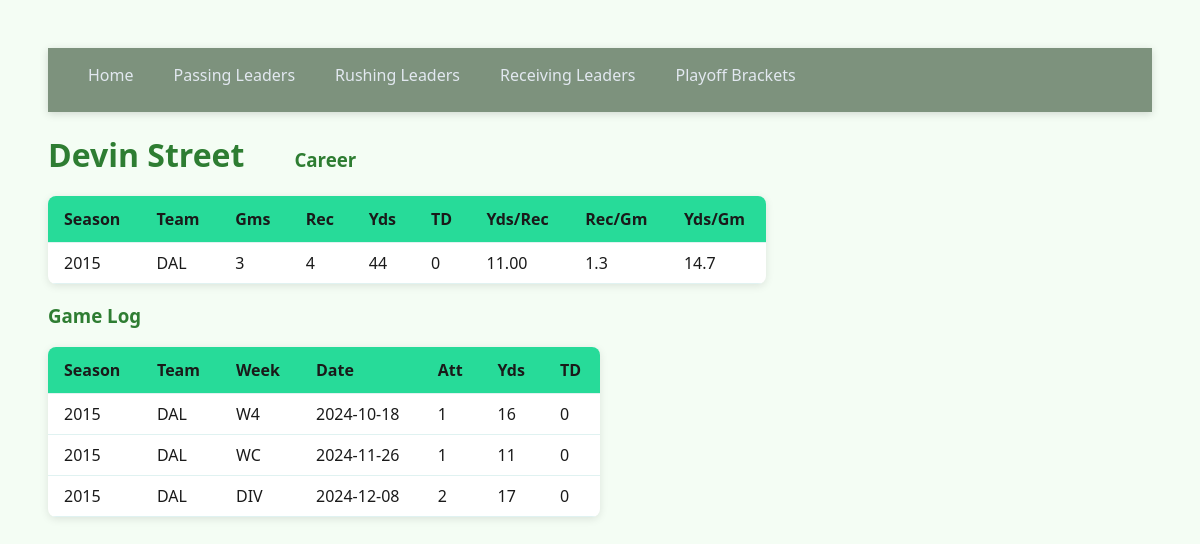
Page /api/playerPageRec.php?playerid=338 on the committed database.
### tables this page shows
CREATE TABLE `player` (
  `Player_ID` smallint(6) NOT NULL,
  `Player_Name` varchar(100) DEFAULT NULL,
  PRIMARY KEY (`Player_ID`)
);

CREATE TABLE `rec_statline` (
  `Rec_Stat_ID` smallint(6) NOT NULL,
  `Player_ID` smallint(6) NOT NULL,
  `Game_ID` smallint(6) NOT NULL,
  `Team_ID` smallint(6) NOT NULL,
  `Pos_ID` smallint(6) NOT NULL,
  `Rec` smallint(6) DEFAULT NULL,
  `Yds` smallint(6) DEFAULT NULL,
  `TD` smallint(6) DEFAULT NULL,
  PRIMARY KEY (`Rec_Stat_ID`),
  KEY `Player_ID` (`Player_ID`),
  KEY `Game_ID` (`Game_ID`),
  KEY `Team_ID` (`Team_ID`),
  KEY `Pos_ID` (`Pos_ID`),
  CONSTRAINT `rec_statline_ibfk_1` FOREIGN KEY (`Player_ID`) REFERENCES `player` (`Player_ID`),
  CONSTRAINT `rec_statline_ibfk_2` FOREIGN KEY (`Game_ID`) REFERENCES `game` (`Game_ID`),
  CONSTRAINT `rec_statline_ibfk_3` FOREIGN KEY (`Team_ID`) REFERENCES `team` (`Team_ID`),
  CONSTRAINT `rec_statline_ibfk_4` FOREIGN KEY (`Pos_ID`) REFERENCES `pos` (`Pos_ID`)
);

CREATE TABLE `game` (
  `Game_ID` smallint(6) NOT NULL,
  `Away_Team_ID` smallint(6) NOT NULL,
  `Home_Team_ID` smallint(6) NOT NULL,
  `Away_Seed` varchar(10) DEFAULT NULL,
  `Home_Seed` varchar(10) DEFAULT NULL,
  `Season` smallint(6) DEFAULT NULL,
  `Week_Round` varchar(3) DEFAULT NULL,
  `Game_Date` date DEFAULT NULL,
  `Away_Score` smallint(6) DEFAULT NULL,
  `Home_Score` smallint(6) DEFAULT NULL,
  PRIMARY KEY (`Game_ID`),
  KEY `Away_Team_ID` (`Away_Team_ID`),
  KEY `Home_Team_ID` (`Home_Team_ID`),
  CONSTRAINT `game_ibfk_1` FOREIGN KEY (`Away_Team_ID`) REFERENCES `team` (`Team_ID`),
  CONSTRAINT `game_ibfk_2` FOREIGN KEY (`Home_Team_ID`) REFERENCES `team` (`Team_ID`)
);

CREATE TABLE `team` (
  `Team_ID` smallint(6) NOT NULL,
  `Team_Name` varchar(50) DEFAULT NULL,
  `Abbr` varchar(3) DEFAULT NULL,
  `Short` varchar(50) DEFAULT NULL,
  PRIMARY KEY (`Team_ID`)
);

### api/playerPageRec.php (the view, shortened to what this page needs)
<!DOCTYPE html>
<html>
<head>
<link rel="stylesheet" href="../mystyle.css">
</head>
<body>
<?php
require 'databaseConnect.php';
if (isset($_GET['playerid'])) {
    $playerid = $_GET['playerid'];
}
$sql = "SELECT Player_Name
    FROM player
    WHERE Player_ID = $playerid;";
$result = $conn->query($sql);
if ($result->num_rows > 0) {
    while($row = $result->fetch_assoc()) {
        $playername =  $row["Player_Name"];
    }
} else {
    echo "0 results";
}
?>
<nav class="navbar">
    <ul class="nav-links">
        <li><a href="../home.html">Home</a></li>
        <li><a href="/api/passingLeaders.php">Passing Leaders</a></li>
        <li><a href="/api/rushingLeaders.php">Rushing Leaders</a></li>
        <li><a href="/api/receivingLeaders.php">Receiving Leaders</a></li>
        <li><a href="/api/bracket.php">Playoff Brackets</a></li>
    </ul>
</nav>
<div class="header-container">
    <h1><?php echo $playername?></h1>
    <h3>Career</h3>
</div>
    <table class="player-years">
        <tr>
            <th>Season</th>
            <th>Team</th>
            <th>Gms</th>
            <th>Rec</th>
            <th>Yds</th>
            <th>TD</th>
            <th>Yds/Rec</th>
            <th>Rec/Gm</th>
            <th>Yds/Gm</th>
        </tr>
<?php
$sql = "SELECT game.Season, GROUP_CONCAT(DISTINCT team.Abbr SEPARATOR ', ') AS Teams,
    COUNT(*) as Gms, SUM(Rec), SUM(Yds), SUM(TD),
    (SUM(Yds)/SUM(Rec)) AS Ypc,
    (SUM(Rec)/count(*)) AS Rpg,
    (SUM(Yds)/count(*)) AS Ypg
    FROM rec_statline
    INNER JOIN team ON rec_statline.Team_ID = team.Team_ID
    INNER JOIN pos ON rec_statline.Pos_ID = pos.Pos_ID
    INNER JOIN game ON rec_statline.Game_ID = game.Game_ID
    WHERE Player_ID = $playerid
    GROUP BY game.Season;";
$result = $conn->query($sql);
if ($result->num_rows > 0) {
    while($row = $result->fetch_assoc()) {
        echo "<tr>";
        echo "<td>". $row["Season"]."</td>";
        echo "<td>". $row["Teams"]."</td>";
        echo "<td>". $row["Gms"]."</td>";
        echo "<td>". $row["SUM(Rec)"]."</td>";
        echo "<td>". $row["SUM(Yds)"]."</td>";
        echo "<td>". $row["SUM(TD)"]."</td>";
        echo "<td>". sprintf('%.2f', $row["Ypc"])."</td>";
        echo "<td>". sprintf('%.1f', $row["Rpg"])."</td>";
        echo "<td>". sprintf('%.1f', $row["Ypg"])."</td>";
        echo "</tr>";
    }
} else {
    echo "0 results";
}
?>
    </table>
<h3>Game Log</h3>
    <table class="player">
        <tr>
            <th>Season</th>
            <th>Team</th>
            <th>Week</th>
            <th>Date</th>
            <th>Att</th>
            <th>Yds</th>
            <th>TD</th>
        </tr>
<?php
$sql = "SELECT game.Season, team.Abbr, game.Week_Round, game.Game_Date, Rec, Yds, TD
    FROM rec_statline
    INNER JOIN game ON rec_statline.Game_ID = game.Game_ID
    INNER JOIN team ON rec_statline.Team_ID = team.Team_ID
    WHERE Player_ID = $playerid;";
$result = $conn->query($sql);
if ($result->num_rows > 0) {
    while($row = $result->fetch_assoc()) {
        echo "<tr>";
        echo "<td>". $row["Season"]."</td>";
        echo "<td>". $row["Abbr"]."</td>";
        echo "<td>". $row["Week_Round"]."</td>";
        echo "<td>". $row["Game_Date"]."</td>";
        echo "<td>". $row["Rec"]."</td>";
        echo "<td>". $row["Yds"]."</td>";
        echo "<td>". $row["TD"]."</td>";
        echo "</tr>";
    }
} else {
    echo "0 results";
}
?>
    </table>
</body>
</html>

### mystyle.css (style rules this page uses)
table.player { width: 50%; }
table.player-years { width: 65%; }
body { font-family: 'Segoe UI', Tahoma, Geneva, Verdana, sans-serif; background-color: #f4fdf4; color: #1a1a1a; padding: 40px; }
nav { padding-bottom: 10px; }
h1 { color: #2e7d32; margin-bottom: 20px; }
h3 { color: #2e7d32; }
table { width: 100%; border-collapse: collapse; background-color: #ffffff; box-shadow: 0 2px 8px rgba(0,0,0,0.1); border-radius: 8px; overflow: hidden; }
table th, table td { text-align: left; border-bottom: 1px solid #e0f2f1; }
th { padding: 12px 16px; background-color: #27db99; }
td { padding: 9px 16px; transition: background-color 0.3s ease; }
.header-container { display: flex; align-items: baseline; gap: 50px; margin-bottom: 0px; }
.navbar { display: flex; justify-content: space-between; background-color: #7d927d; box-shadow: 0 2px 8px rgba(0,0,0,0.15); }
.nav-links { list-style: none; display: flex; gap: 2.5rem; }
.nav-links a { text-decoration: none; color: #e2e8f0; font-weight: 500; transition: color 0.3s ease, transform 0.2s ease; }

### rows in the picture
player: Player_Name "Devin Street"
rec_statline: Game_ID.Season "2015", Team_ID.Abbr "DAL", Game_ID.Week_Round "W4", Game_ID.Game_Date "2024-10-18", Rec "1", Yds "16", TD "0"
rec_statline: Game_ID.Season "2015", Team_ID.Abbr "DAL", Game_ID.Week_Round "WC", Game_ID.Game_Date "2024-11-26", Rec "1", Yds "11", TD "0"
rec_statline: Game_ID.Season "2015", Team_ID.Abbr "DAL", Game_ID.Week_Round "DIV", Game_ID.Game_Date "2024-12-08", Rec "2", Yds "17", TD "0"

### other values in the picture
$row["Season"] "2015"
$row["Teams"] "DAL"
$row["Gms"] "3"
$row["SUM(Rec)"] "4"
$row["SUM(Yds)"] "44"
$row["SUM(TD)"] "0"
$row["Ypc"] "11.00"
$row["Rpg"] "1.3"
$row["Ypg"] "14.7"
